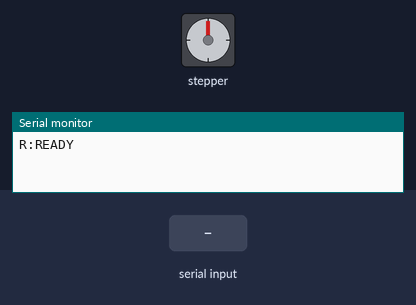
A sketch run on a simulated Arduino Uno, built with avr-gcc and run on an emulated ATmega328P. Parts: stepper motor, the last lines printed to the serial monitor. Wiring (inferred from the names in the program): stepper motor driver (200 steps per turn assumed): step pin 2; direction pin 5; enable pin 8. The test bench sets the inputs (shaded band).

Above: at 1.2 s.
1.3 s: "SYNC 1\n" received over Serial
2.8 s: "XSTEP 1\n" received over Serial
4.3 s: "ENA 1\n" received over Serial
5.8 s: "XSTEP 150\n" received over Serial
At 6.4 s:
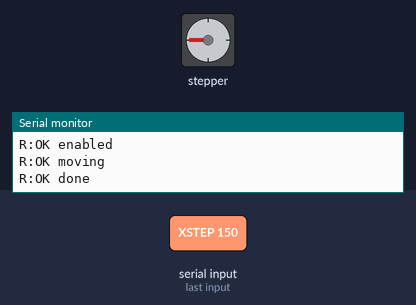
7.4 s: "XSTEP 45\n" received over Serial
At 8.1 s:
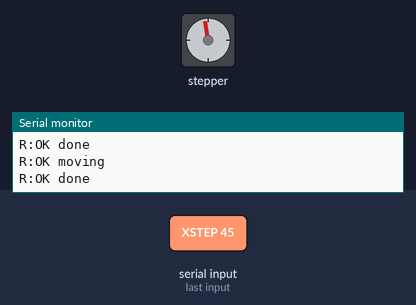
8.9 s: "XSTEP 45\n" received over Serial
At 9.2 s:
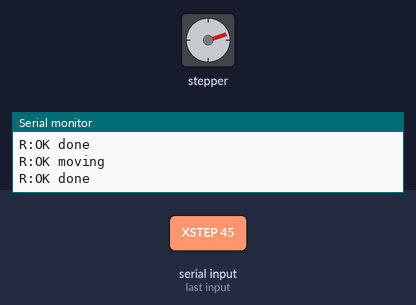
Timing chart, 0 to 11.4 s (numbered marks = the images above; inputs shaded):
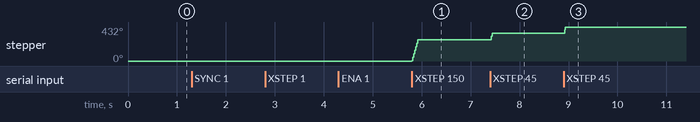

The sketch:

Scara_Robot_INF.ino
```cpp
// ============================================================
//  SIMPLE X-AXIS STEPPER CONTROL FOR CNC SHIELD V3
//  Board: Arduino Uno
//  Driver: A4988
//  Communication: Serial (115200)
// ============================================================


// -------------------------------
// PIN DEFINITIONS
// -------------------------------
// These pin numbers match CNC Shield V3 wiring.

const int X_STEP_PIN = 2;   // STEP signal for X axis (one pulse = one step)
const int X_DIR_PIN  = 5;   // Direction signal for X axis
const int EN_PIN     = 8;   // Enable signal (shared by all drivers)


// -------------------------------
// HELPER FUNCTION: reply()
// -------------------------------
// Sends a formatted response back to Python.
// We prefix responses with "R:" so Python can detect valid replies.

void reply(const String& s)
{
  Serial.println("R:" + s);
}


// -------------------------------
// HELPER FUNCTION: stepPulse()
// -------------------------------
// Generates ONE step pulse.
// A4988 moves one microstep when STEP pin goes HIGH → LOW.

void stepPulse()
{
  digitalWrite(X_STEP_PIN, HIGH);      // Set STEP pin HIGH
  delayMicroseconds(5);                // Pulse width (minimum 1–2us required)
  digitalWrite(X_STEP_PIN, LOW);       // Set STEP pin LOW
}


// -------------------------------
// FUNCTION: moveStepsX()
// -------------------------------
// Moves X axis a given number of steps in a given direction.
//
// steps  → how many step pulses to generate
// dir    → >=0 forward, <0 reverse
//
// This function BLOCKS until movement is complete.

void moveStepsX(long steps, int dir)
{
  // Set direction first
  digitalWrite(X_DIR_PIN, (dir >= 0) ? HIGH : LOW);

  // Loop for required number of steps
  for (long i = 0; i < steps; i++)
  {
    stepPulse();                 // generate one step pulse

    delayMicroseconds(800);      // controls speed (bigger = slower)
  }
}


// -------------------------------
// SETUP()
// -------------------------------
// Runs ONCE when Arduino powers on.

void setup()
{
  // Configure motor control pins as OUTPUT
  pinMode(X_STEP_PIN, OUTPUT);
  pinMode(X_DIR_PIN, OUTPUT);
  pinMode(EN_PIN, OUTPUT);

  // Start with drivers DISABLED
  // On CNC shield:
  // LOW  = enabled
  // HIGH = disabled
  digitalWrite(EN_PIN, HIGH);

  // Start serial communication
  Serial.begin(115200);

  // Set timeout for reading serial commands
  Serial.setTimeout(100);

  // Inform host (Python) that board is ready
  reply("READY");
}


// -------------------------------
// LOOP()
// -------------------------------
// Runs repeatedly forever.
// Waits for commands from Python.

void loop()
{
  // If no data available → do nothing
  if (!Serial.available())
    return;

  // Read full line until newline
  String line = Serial.readStringUntil('\n');

  // Remove whitespace and \r characters
  line.trim();

  // If empty command → ignore
  if (line.length() == 0)
    return;


  // ---------------------------
  // COMMAND: SYNC
  // ---------------------------
  // Used by Python to verify connection.
  if (line == "SYNC")
  {
    reply("READY");
    return;
  }


  // ---------------------------
  // COMMAND: ENA 1 / ENA 0
  // ---------------------------
  // ENA 1 → enable drivers
  // ENA 0 → disable drivers

  if (line == "ENA 1")
  {
    digitalWrite(EN_PIN, LOW);      // enable driver
    reply("OK enabled");
    return;
  }

  if (line == "ENA 0")
  {
    digitalWrite(EN_PIN, HIGH);     // disable driver
    reply("OK disabled");
    return;
  }


  // ---------------------------
  // COMMAND: XSTEP <steps> [dir]
  // Example:
  //   XSTEP 200
  //   XSTEP 200 -1
  // ---------------------------

  if (line.startsWith("XSTEP"))
  {
    // Find first space
    int sp1 = line.indexOf(' ');

    if (sp1 < 0)
    {
      reply("ERR missing_steps");
      return;
    }

    // Extract everything after "XSTEP "
    String rest = line.substring(sp1 + 1);
    rest.trim();

    // Look for optional second space (direction)
    int sp2 = rest.indexOf(' ');

    String stepsStr = (sp2 < 0) ? rest : rest.substring(0, sp2);
    String dirStr   = (sp2 < 0) ? ""   : rest.substring(sp2 + 1);

    // Convert step string to integer
    long steps = stepsStr.toInt();

    if (steps <= 0)
    {
      reply("ERR bad_steps");
      return;
    }

    // Default direction = forward
    int dir = 1;

    dirStr.trim();
    if (dirStr.length() > 0)
      dir = dirStr.toInt();

    reply("OK moving");

    moveStepsX(steps, dir);

    reply("OK done");

    return;
  }


  // ---------------------------
  // UNKNOWN COMMAND
  // ---------------------------
  reply("ERR unknown_cmd");
}
```

Measured:
- after the input at 5.8 s, stepper: turns 270° clockwise in 0.12 s, starting at once
- after the input at 7.4 s, stepper: turns 81° clockwise, starting at once
- after the input at 8.9 s, stepper: turns 81° clockwise, starting at once
